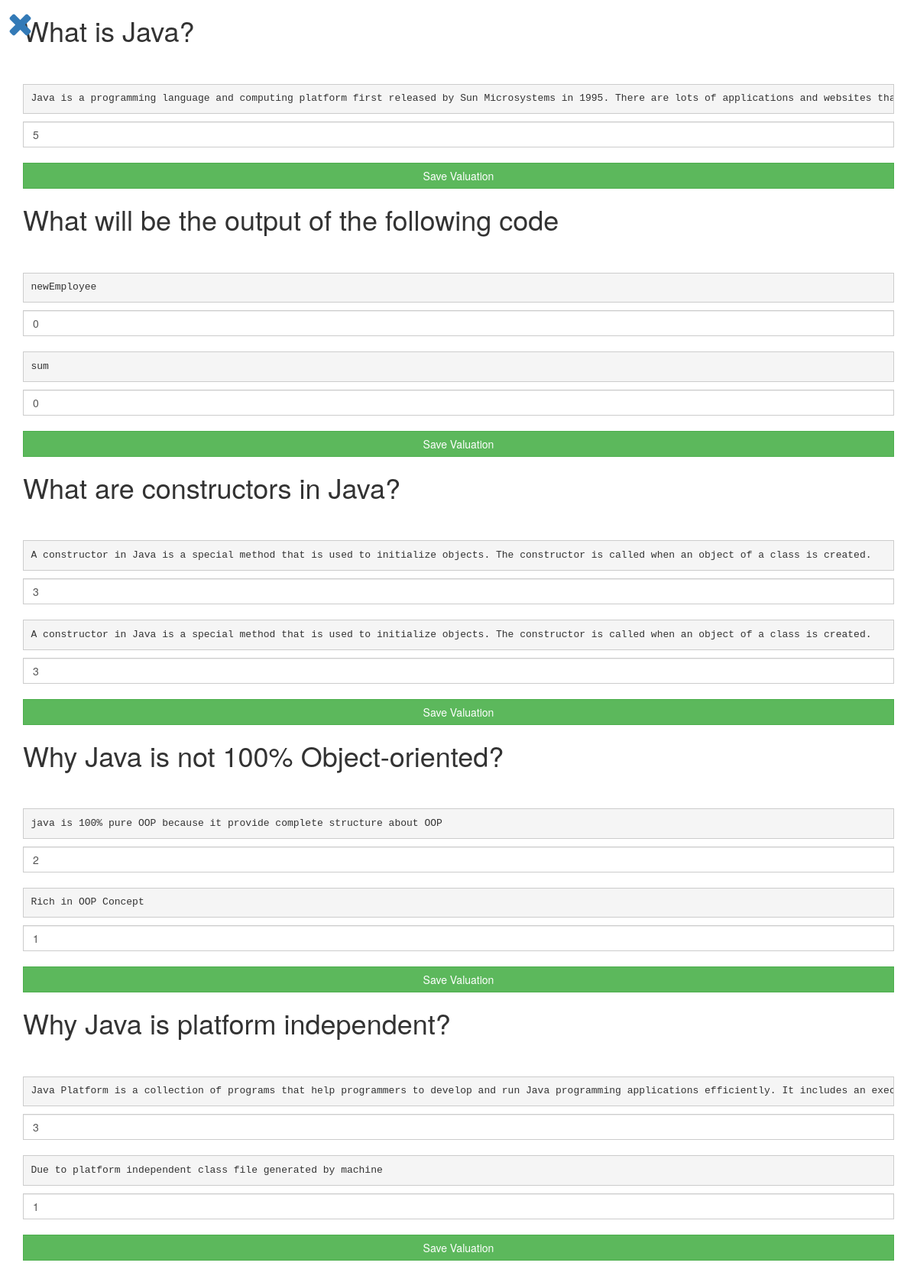
/Users/EvaluateTest.php?var=1, run on the app's committed database.
### tables this page shows
CREATE TABLE `questions_desc` (
  `QUESTION_ID` int(11) NOT NULL,
  `TEST_ID` int(11) NOT NULL,
  `QUESTION` varchar(400) NOT NULL,
  `IMAGE` varchar(255) NOT NULL
);

CREATE TABLE `test_result_desc` (
  `ID` int(11) NOT NULL,
  `RESULT_ID` int(11) NOT NULL,
  `QUESTION_ID` int(11) NOT NULL,
  `USER_ID` int(11) NOT NULL,
  `TEST_ID` int(11) NOT NULL,
  `ANSWER` text NOT NULL,
  `MARKS` int(11) NOT NULL
);

### Users/EvaluateTest.php (the view, shortened to what this page needs)
<?php require'Connection.php' ?>
<?php
  $test_id=$_GET['var'];
  $q_query=mysqli_query($conn,"SELECT * FROM questions_desc WHERE TEST_ID='$test_id'");
  $q_result=mysqli_fetch_all($q_query, MYSQLI_ASSOC);
  function fetch($var)
  {
    $question_id=$var;
    global $conn, $test_id;
    $a_query=mysqli_query($conn,"SELECT * FROM test_result_desc WHERE TEST_ID='$test_id' AND QUESTION_ID='$question_id' ");
    $a_result=mysqli_fetch_all($a_query, MYSQLI_ASSOC);
    return $a_result;
  }
?>
<!DOCTYPE html>
<html lang="en">
<head>
 	<link rel="stylesheet" href="https://maxcdn.bootstrapcdn.com/bootstrap/3.3.7/css/bootstrap.min.css">
  <link rel="stylesheet" href="https://cdnjs.cloudflare.com/ajax/libs/font-awesome/4.7.0/css/font-awesome.min.css">
 	<link rel="stylesheet" type="text/css" href="CSS/Stylesheet.css">
</head>
<body>
  <a href="AdminHome.php" class="scroll" style="left:10px;top:10px;position:fixed;">
  <i class="fa fa-close fa-3x"></i></a>
  <div class="container">
    <?php foreach($q_result as $q_res): ?>
    <h1><?php echo $q_res['QUESTION']; ?></h1><br>
    <form action="" method="post">
      <?php $a_result=fetch($q_res['QUESTION_ID']) ?>
      <input  hidden='hidden' name='question_id' value=<?php echo $q_res['QUESTION_ID']; ?> ><br>
      <?php foreach($a_result as $a_res): ?>
      <?php echo '<pre>'.$a_res['ANSWER'].'</pre>'; ?>
      <input class="form-control" type="number" name=<?php echo $a_res['RESULT_ID'];?> value=<?php echo $a_res['MARKS'];?> placeholder="Marks"><br>
      <?php endforeach; ?>
      <input type="submit" name="eval_test" class="btn btn-success btn-block" value="Save Valuation">
    </form>
    <?php endforeach; ?>
    <br><br><br>
  </div>
</body>
</html>

### Users/CSS/Stylesheet.css (style rules this page uses)
body { position: relative; }
* { border-radius: 0 !important; }

### data on the page
questions_desc: QUESTION "What is Java?"
test_result_desc: ANSWER "Java is a programming language and computing platform first released by Sun Microsystems in 1995. There are lots of applications and websites…", MARKS "5"
questions_desc: QUESTION "What will be the output of the following code"
test_result_desc: ANSWER "newEmployee", MARKS "0"
test_result_desc: ANSWER "sum", MARKS "0"
questions_desc: QUESTION "What are constructors in Java?"
test_result_desc: ANSWER "A constructor in Java is a special method that is used to initialize objects. The constructor is called when an object of a class is created.", MARKS "3"
test_result_desc: ANSWER "A constructor in Java is a special method that is used to initialize objects. The constructor is called when an object of a class is created.", RESULT_ID+MARKS "3"
questions_desc: QUESTION "Why Java is not 100% Object-oriented?"
test_result_desc: ANSWER "java is 100% pure OOP because it provide complete structure about OOP", MARKS "2"
test_result_desc: ANSWER "Rich in OOP Concept", MARKS "1"
questions_desc: QUESTION "Why Java is platform independent?"
test_result_desc: ANSWER "Java Platform is a collection of programs that help programmers to develop and run Java programming applications efficiently. It includes an…", MARKS "3"
test_result_desc: ANSWER "Due to platform independent class file generated by machine", MARKS "1"
